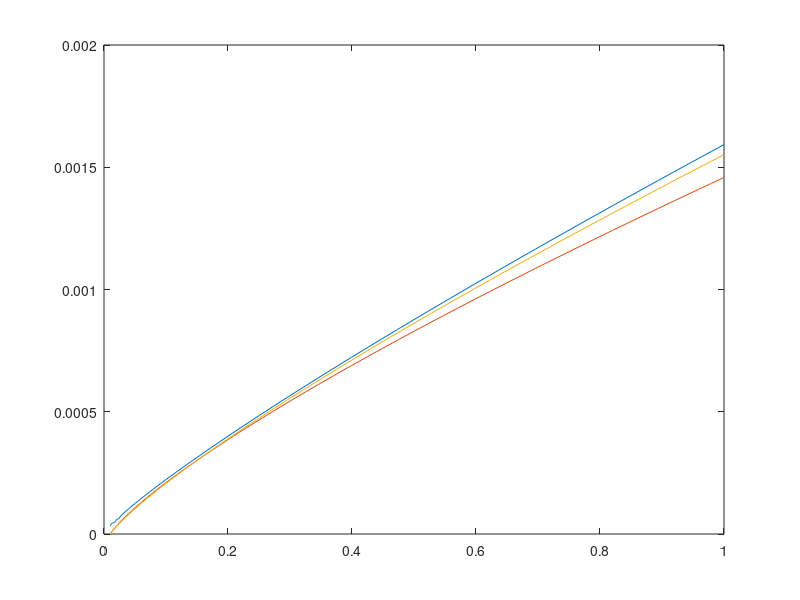

MATLAB code for this plot:
clear;
close all;


global re_l dudx u0

re_l = 1e7;
dudx =  -0;
u0 = 1;

function dthickdx = thickdash(xmx0, thick)
    global re_l dudx u0
    dthickdx = zeros(2,1);
    He = thick(2)/thick(1);
    if He>=1.46
        H =(11*He + 15)/(48*He-59);
    else
        H = 2.803;
    end 
    ue = u0 + dudx*xmx0;
    re_thet = re_l * ue * thick(1);
    cf = 0.091416*((H-1)*re_thet)^(-0.232) * exp(-1.26*H);
    cdiss = 0.010026*((H-1)*re_thet)^(-1/6);
    dthickdx(1,1) = cf/2 - ((H+2)/ue)*dudx*thick(1);
    dthickdx(2,1) = cdiss - (3/ue)*dudx*thick(2);
end

x0 = 0.01;
thick0(1) = 0.023*x0*(re_l*x0)^(-1/6);
thick0(2) = 1.83*thick0(1);

[delx, thickhist] =ode45(@thickdash, [0, 0.99], thick0);

theta7 = 0.037*delx.*(re_l.*(delx+x0)).^(-1/5);
theta9 = 0.023*delx.*(re_l.*(delx+x0)).^(-1/6);

figure;
plot(delx+x0, thickhist(:,1))
hold on;
plot(delx+x0, theta7)
hold off;
hold on;
plot(delx+x0, theta9)
hold off;
